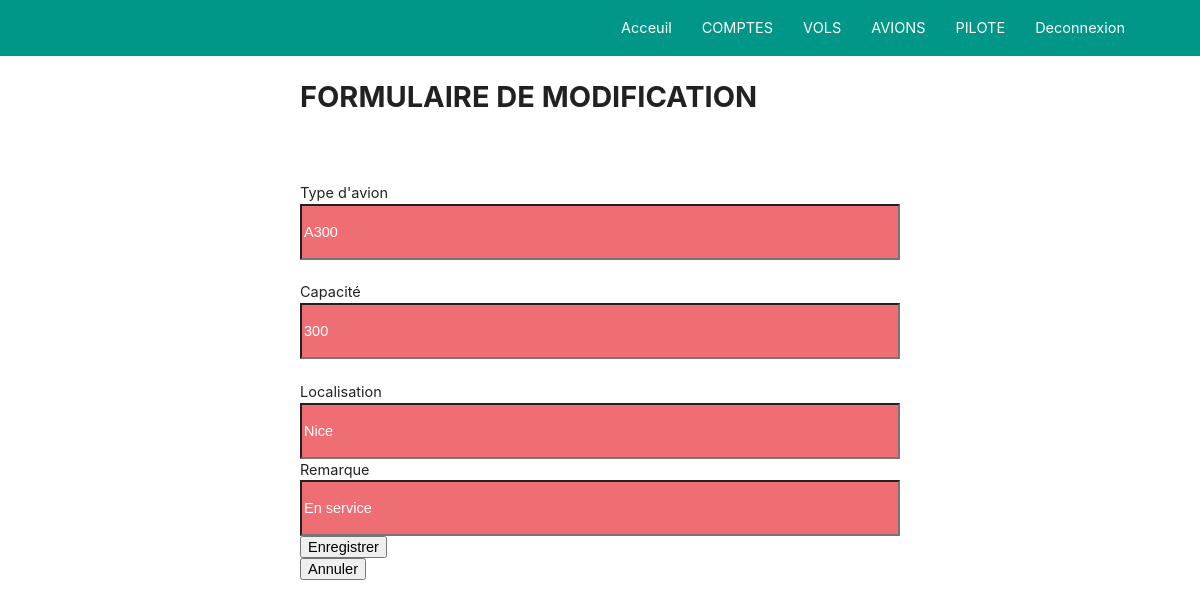
Screenshot of /admin/fiche_avion.php?id=1 (signed in) with the database file from the repository.
### tables this page shows
CREATE TABLE `avion` (
  `idav` int(11) NOT NULL,
  `typeav` varchar(40) DEFAULT NULL,
  `cap` int(11) DEFAULT NULL,
  `loc` varchar(40) DEFAULT NULL,
  `remarq` varchar(40) DEFAULT NULL
);

### admin/fiche_avion.php (the view, shortened to what this page needs)
<?php
$idav = $_GET['id'];
require_once "../connexion_db/conn_db.php";
$requete = "SELECT  *  FROM avion  WHERE idav = $idav";
$infos_brutes = mysqli_query($db, $requete) or die("Une erreur est survenue  durant l'exécution de la requête: ".mysqli_error());
$infos_compte = mysqli_fetch_assoc($infos_brutes);
?>
<link rel="stylesheet" type="text/css" href="../style.css">
<?php
include "navigation.php";
?>
<form action="modif_avion.php?" method="POST">
    <h1>FORMULAIRE DE MODIFICATION</h1>
    <br>
    <br>
    <div>
        <label for="nom">Type d'avion</label>
        <input type="text" name="typeav" value="<?php echo $infos_compte['typeav']; ?>">
    </div>
    <br>
    <div>
        <label for="nom">Capacité</label>
        <input type="number" name="cap" value="<?php echo $infos_compte['cap']; ?>">
    </div>
    <br>
    <div>
        <label for="nom">Localisation</label>
        <input type="text" name="loc" value="<?php echo $infos_compte['loc']; ?>">
    </div>
    <div>
        <div>
            <label for="nom">Remarque</label>
            <input type="text" name="remarq" value="<?php echo $infos_compte['remarq']; ?>">
        </div>
    </div>
    <div>
        <input type="submit" name="enregistrer" value="Enregistrer">
    </div>
    <div>
        <input type="submit" name="annuler" value="Annuler">
    </div>
</form>

### style.css (style rules this page uses)
button,input,select { font-family:sans-serif;font-size:100%;line-height:1.15;margin:0 }
input:not([type]),input[type=text]:not(.browser-default),input[type=password]:not(.browser-default),input[type=email]:not(.browser-default),input[type=url]:not(.browser-default),input[type=time]:not(.browser-default),input[type=date]:not(.browser-default),input[type=datetime]:not(.browser-default),input[type=datetime-local]:not(.browser-default),input[type=tel]:not(.browser-default),input[type=number]:not(.browser-default),input[type=search]:not(.browser-default), nav { color:#fff;background-color:#ee6e73;width:100%;height:56px;line-height:56px }

### admin/fiche_avion.php (style rules this page uses)
form { width: 600px; height: 600px; margin-left:300px; }

### rows the page displays
avion: typeav "A300", cap "300", loc "Nice", remarq "En service"
